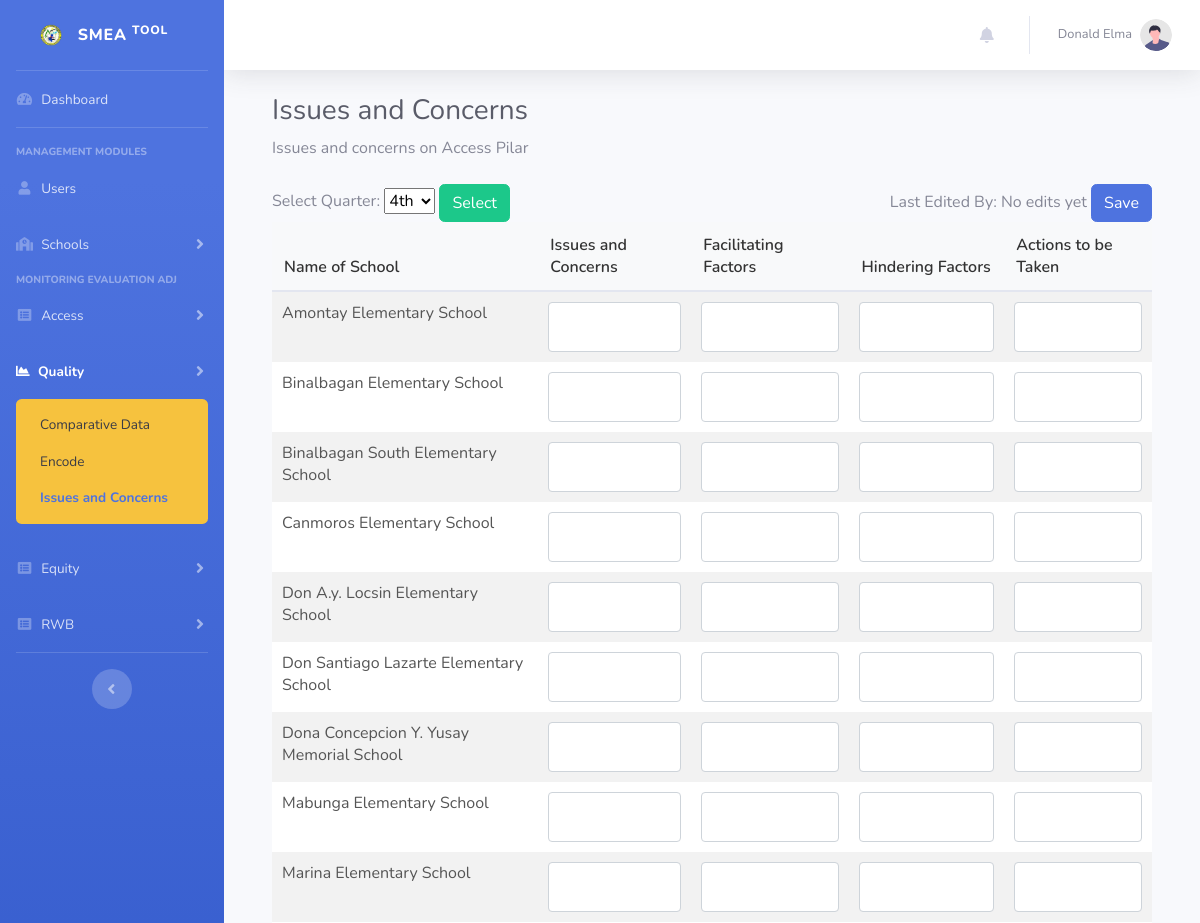
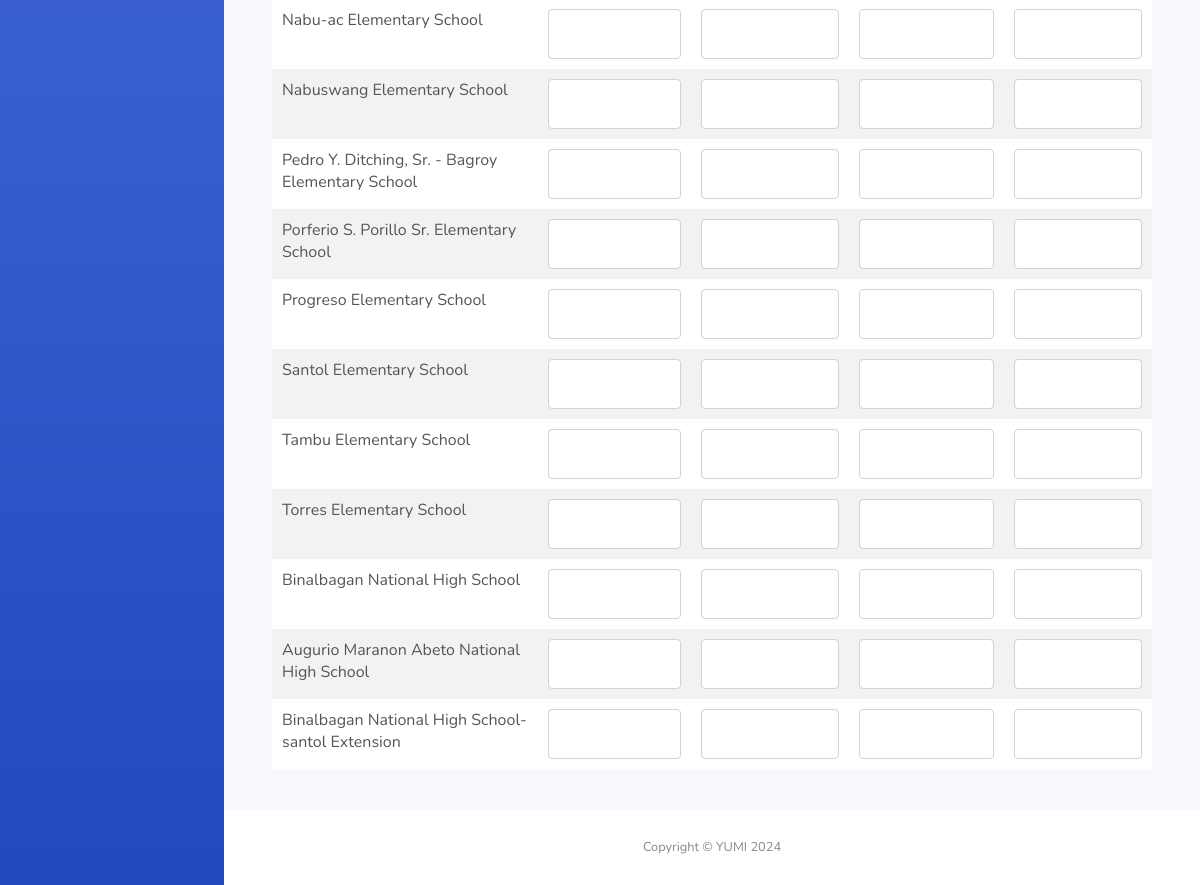
/qualityConcerns.php (signed in), run on the app's committed database (2 pictures, top to bottom).
### tables this page shows
CREATE TABLE IF NOT EXISTS `schools` (
  `id` int NOT NULL AUTO_INCREMENT,
  `name` text NOT NULL,
  `address` text,
  `updated_at` timestamp NULL DEFAULT CURRENT_TIMESTAMP ON UPDATE CURRENT_TIMESTAMP,
  `created_at` timestamp NULL DEFAULT CURRENT_TIMESTAMP,
  PRIMARY KEY (`id`)
);

### qualityConcerns.php (the view, shortened to what this page needs)
<?php
require_once "connection/db.php";
include_once('header.php');
$currentMonth = date('n');
$currentQuarter = ceil($currentMonth / 3);
if (isset($_POST['quarter'])) {
    $selectedQuarter = $_POST['quarter'];
} else {
    $selectedQuarter = $currentQuarter;
}
$existingData = [];
$lastUserSave = "No edits yet";
$sql = "SELECT * FROM schools";
$schools = $conn->query($sql);
$inputTables = "";
if ($schools->num_rows > 0) {
    while($row = $schools->fetch_assoc()) {
        $school_id = $row['id'];
        $issues = $existingData[$school_id]['issues'] ?? '';
        $facilitating_factors = $existingData[$school_id]['facilitating_facts'] ?? '';
        $hindering_factors = $existingData[$school_id]['hindering_factors'] ?? '';
        $actions_to_be_taken = $existingData[$school_id]['actions_taken'] ?? '';
        $inputTables .= "
            <tr>
                <td>".$row["name"]."</td>
                <td><textarea class='form-control form-control-sm auto-resize' name='issues[".$school_id."]' ".(!empty($issues) ? "readonly" : "")." ondblclick='requestEdit(this)'>".$issues."</textarea></td>
                <td><textarea class='form-control form-control-sm auto-resize' name='facilitating_factors[".$school_id."]' ".(!empty($facilitating_factors) ? "readonly" : "")." ondblclick='requestEdit(this)'>".$facilitating_factors."</textarea></td>
                <td><textarea class='form-control form-control-sm auto-resize' name='hindering_factors[".$school_id."]' ".(!empty($hindering_factors) ? "readonly" : "")." ondblclick='requestEdit(this)'>".$hindering_factors."</textarea></td>
                <td><textarea class='form-control form-control-sm auto-resize' name='actions_to_be_taken[".$school_id."]' ".(!empty($actions_to_be_taken) ? "readonly" : "")." ondblclick='requestEdit(this)'>".$actions_to_be_taken."</textarea></td>
            </tr>
        ";
    }
}
?>
<body id="page-top">
    <div id="wrapper">
        <?php include_once "sidebar.php"; ?>
        <div id="content-wrapper" class="d-flex flex-column">
            <div id="content">
                <?php include_once "navbar.php"?>
                <div class="container-fluid">
                    <div class="container-fluid">
                    <h1 class="h3 mb-2 text-gray-800">Issues and Concerns</h1>
                    <p class="mb-4">Issues and concerns on Access Pilar</p>
                    <form action="qualityConcerns.php" method="post">
                        <div class="row">
                            <div class="col-md-6">
                                <label for="quarter">Select Quarter:</label>
                                <select id="quarter" name="quarter">
                                    <option value="4" <?php if ($selectedQuarter == 4) echo 'selected'; ?>>4th</option>
                                </select>
                                <button type="submit" class="btn btn-success" name="filter">Select</button>
                            </div>
                            <div class="col-md-6 text-right">
                                Last Edited By: <?php echo $lastUserSave;?>
                                <button type="submit" class="btn btn-primary" name="save">Save</button>
                            </div>
                        </div>
                        <table class="table">
                            <thead>
                                <tr>
                                    <th scope="col">Name of School</th>
                                    <th scope="col">Issues and Concerns</th>
                                    <th scope="col">Facilitating Factors</th>
                                    <th scope="col">Hindering Factors</th>
                                    <th scope="col">Actions to be Taken</th>
                                </tr>
                            </thead>
                            <tbody>
                                <?php echo str_replace('dynamicId', 'issues', $inputTables); ?>
                            </tbody>
                        </table>
                    </form>
                    <br>
                </div>
            </div>
            <footer class="sticky-footer bg-white">
                <div class="container my-auto">
                    <div class="copyright text-center my-auto">
                        <span>Copyright &copy; YUMI 2024</span>
                    </div>
                </div>
            </footer>
        </div>
    </div>
</body>
</html>

### qualityConcerns.php (style rules this page uses)
.table { border-collapse: collapse; width: 100%; background-color: #fff; }
.table thead th { font-weight: 600; background-color: #f8f9fa; color: #333; padding: 12px; }
.table tbody td { padding: 10px; color: #555; }
.table tbody tr:nth-child(odd) { background-color: #f2f2f2; }
.table th, .table td { border: none; }
.form-control { border-radius: 0.25rem; border: 1px solid #ced4da; box-shadow: none; }
.table .form-control { margin: 0; background-color: #fff; color: #495057; }
.auto-resize { min-height: 38px; overflow: hidden; resize: none; }

### data on the page
schools: name "Amontay Elementary School"
schools: name "Binalbagan Elementary School"
schools: name "Binalbagan South Elementary School"
schools: name "Canmoros Elementary School"
schools: name "Don A.y. Locsin Elementary School"
schools: name "Don Santiago Lazarte Elementary School"
schools: name "Dona Concepcion Y. Yusay Memorial School"
schools: name "Mabunga Elementary School"
schools: name "Marina Elementary School"
schools: name "Nabu-ac Elementary School"
schools: name "Nabuswang Elementary School"
schools: name "Pedro Y. Ditching, Sr. - Bagroy Elementary School"
schools: name "Porferio S. Porillo Sr. Elementary School"
schools: name "Progreso Elementary School"
schools: name "Santol Elementary School"
schools: name "Tambu Elementary School"
schools: name "Torres Elementary School"
schools: name "Binalbagan National High School"
schools: name "Augurio Maranon Abeto National High School"
schools: name "Binalbagan National High School-santol Extension"

### other printed values
$_SESSION["fullname"] "Donald Elma"
$lastUserSave "No edits yet"
